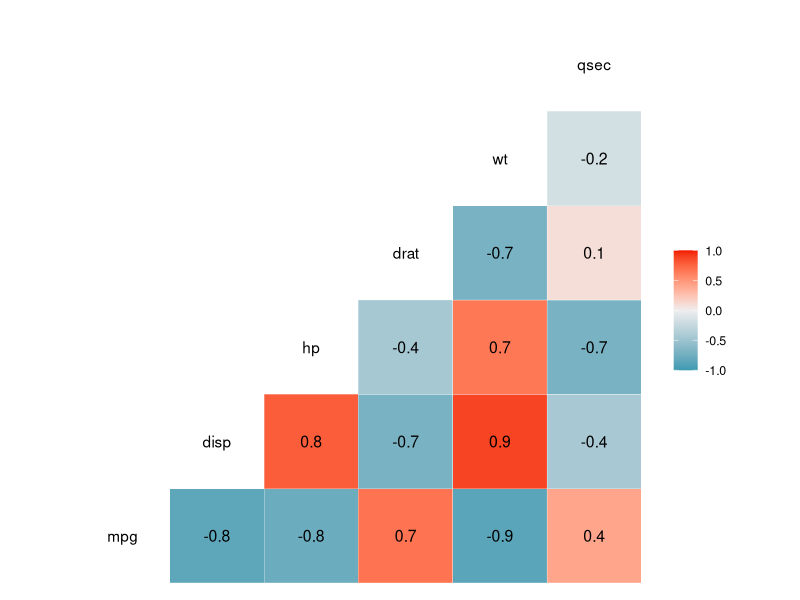
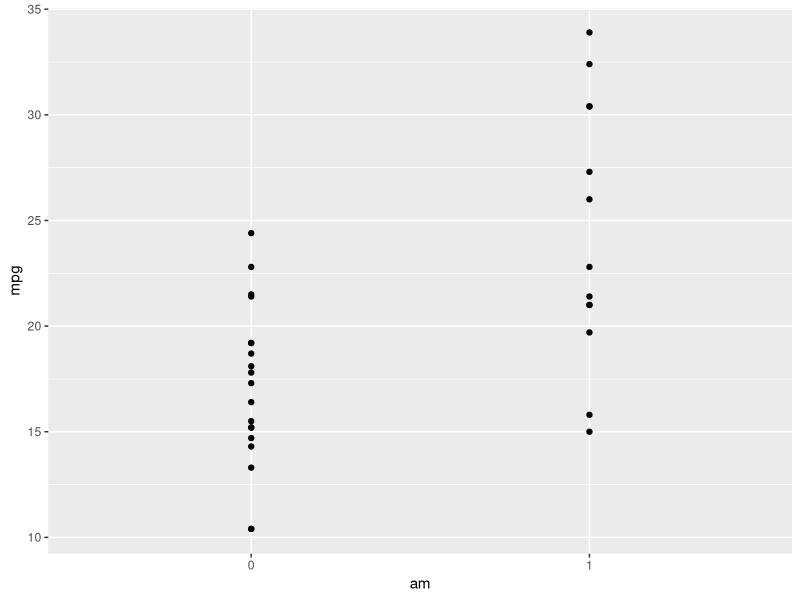
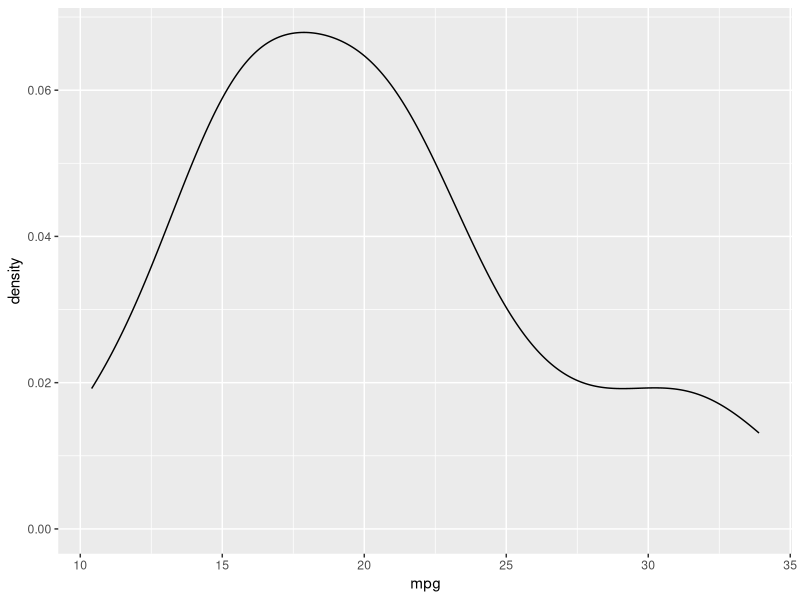
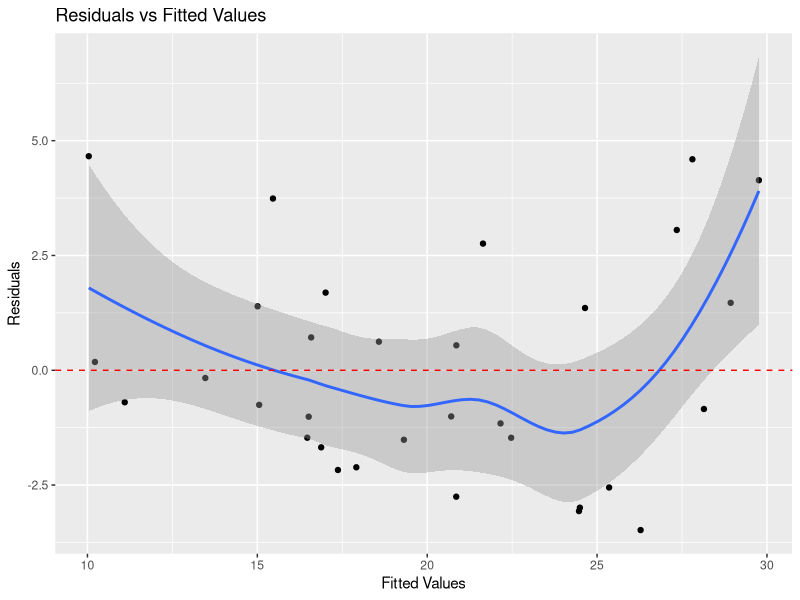
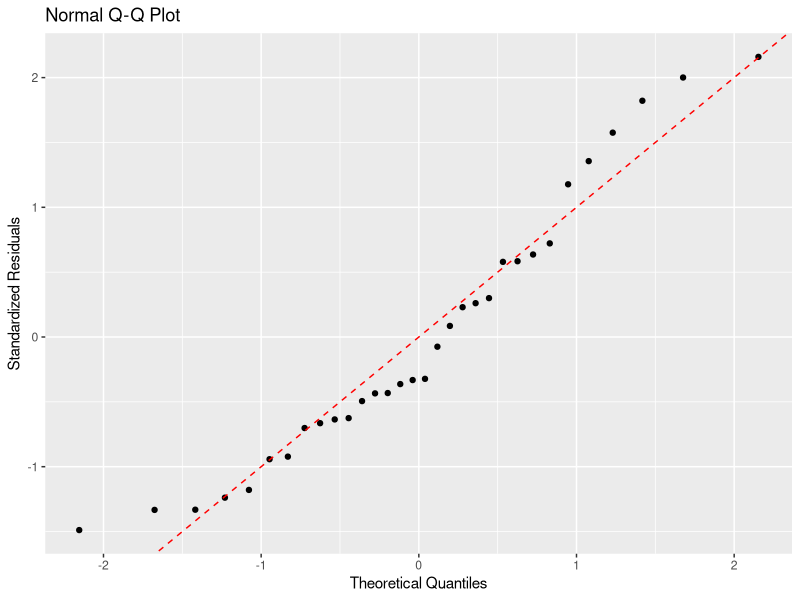
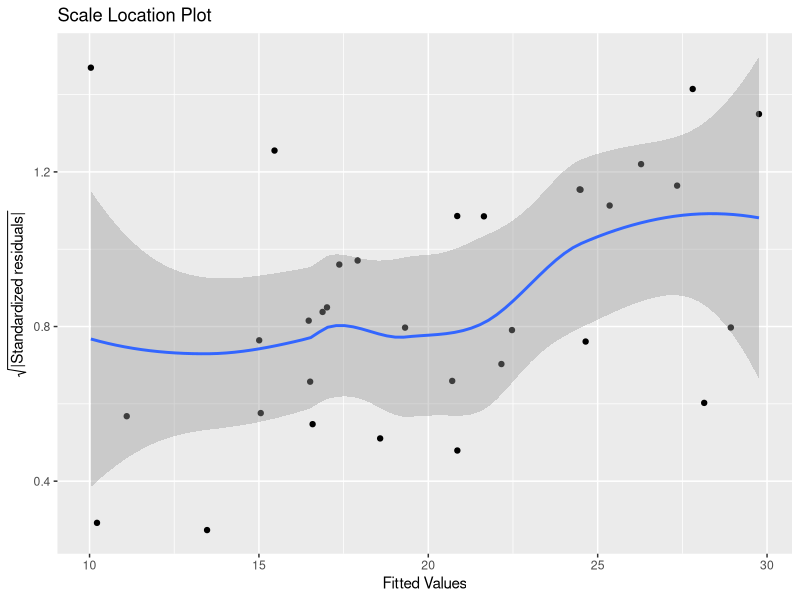
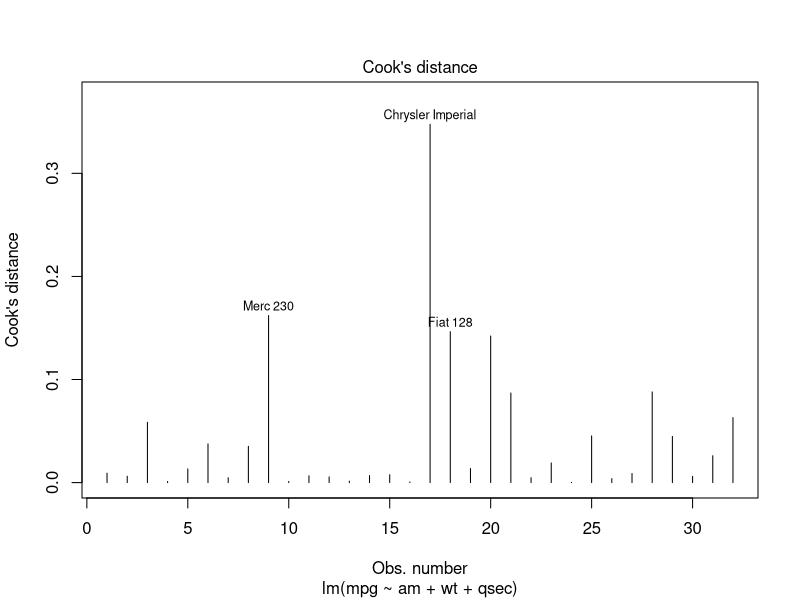
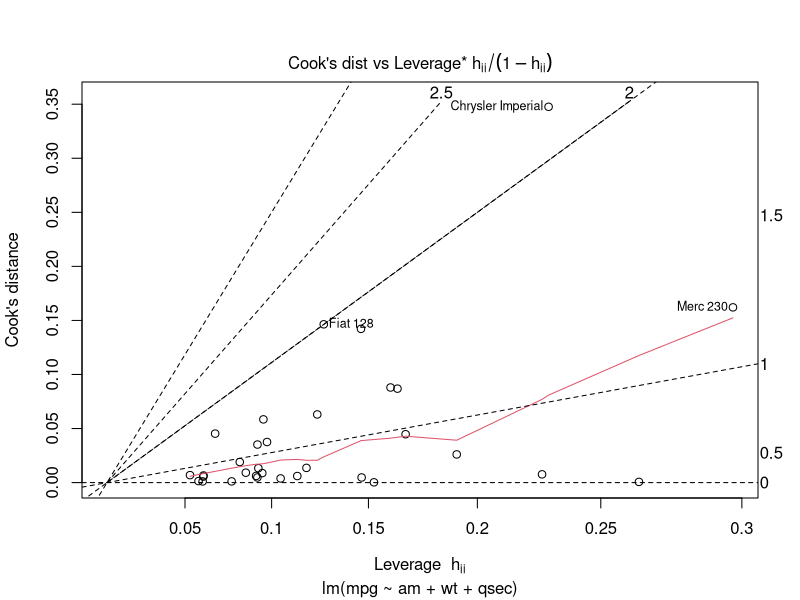

These figures' R source, in order:
##############################################################
# 1) Reading Data, Pre-Processing, and Exploratory Analysis
##############################################################

# Load all necessary R packages into current session
library(ggplot2)
library(dplyr)
library(GGally)
library(car)

# Read data into R
data("mtcars")

# Take a look at the data
head(mtcars)
?mtcars
summary(mtcars)
str(mtcars)
# It seems like vs & am are binary factor variables
# cyl, gear, & carb are multi level factor variables

# Convert to factor variables
mtcars$vs <- as.factor(mtcars$vs)
mtcars$am <- as.factor(mtcars$am)

# Check that the changers took hold
str(mtcars)

# Get correlation matrix of the continuous variables
mtcars[, c(1, 3:7)] %>% 
        ggcorr(label = T)

# Plot mpg vs am
ggplot(mtcars,
       aes(x = am,
           y = mpg)) +
        geom_point()

# Look at the mean mpg for cars with/without automatic 
mtcars %>% group_by(am) %>%
        summarize(mean = mean(mpg))

# Check to see if mpg is normally distributed
ggplot(mtcars, aes(mpg)) +
        geom_density()

# Preliminary model fit: mpg ~ am
fit <- lm(mpg ~ am, mtcars)

# Take a look at the model/coefficients
summary(fit)

# At first glance it may seem manual transmission is associated with a 7.245
# increase in mpg, and this is significant with p-value = 0.000285

##############################################################
# 2) Regression Model Selection
##############################################################

# fit regression model with all regressors 
# We will use a backwards elimination method to improve the model by eliminating
# variables with high p-value
fit_all <- lm(mpg ~ ., mtcars)
summary(fit_all)

fit2 <- lm(mpg ~ . - cyl, mtcars)
summary(fit2)

fit3 <- lm(mpg ~ . - cyl - vs, mtcars)
summary(fit3)

fit4 <- lm(mpg ~ . - cyl - vs - carb, mtcars)
summary(fit4)

fit5 <- lm(mpg ~ . - cyl - vs - carb - gear, mtcars)
summary(fit5)

fit6 <- lm(mpg ~ . - cyl - vs - carb - gear - drat, mtcars)
summary(fit6)

fit7 <- lm(mpg ~ . - cyl - vs - carb - gear - drat - disp, mtcars)
summary(fit7)
# all models have been improving adjusted R-squared over previous models, except
# fit7
fit8 <- lm(mpg ~ . - cyl - vs - carb - gear - drat - disp - hp, mtcars)
summary(fit8)
# fit8 also got slightly worse, but the remaining regressors had coefficients 
# that became more significant. 
# some combo of am, wt, qseq, plus disp and hp produce the best fitting model

fit_wtqsec <- lm(mpg ~ am + wt + qsec, mtcars)
summary(fit_wtqsec)
fit_wtqsechp <- lm(mpg ~ am + wt + qsec + hp, mtcars)
summary(fit_wtqsechp)
fit_wtqsecdisp <- lm(mpg ~ am + wt + qsec + disp, mtcars)
summary(fit_wtqsecdisp)
fit_wtqsechpdisp <- lm(mpg ~ am + wt + qsec + hp + disp, mtcars)
summary(fit_wtqsechpdisp)

# we will do some ANOVA to compare the four models above
fit_wt <- lm(mpg ~ am + wt, mtcars)
anova(fit, fit_wt, fit_wtqsec, fit_wtqsechp, fit_wtqsechpdisp)
anova(fit, fit_wt, fit_wtqsec, fit_wtqsecdisp, fit_wtqsechpdisp)

# look at variance inflation factor
sqrt(vif(fit_wtqsec))
sqrt(vif(fit_wtqsechp))
sqrt(vif(fit_wtqsecdisp))
sqrt(vif(fit_wtqsechpdisp))

# ANOVA seems to indicate there is not a statistically significant difference 
# between fit_wtqsec and other models which include hp and disp as regressors
# Therefore we choose to include only am, wt, and qsec in our regression model
fit_final <- lm(mpg ~ am + wt + qsec, mtcars)
summary(fit_final)

##############################################################
# 3) Diagnostics
##############################################################

# We'll do some diagnostics plots looking for any patterns with GGplot2
# Residuals vs fitted values
ggplot(fit_final,
       aes(x = .fitted, y = .resid)) +
        geom_point() +
        geom_smooth() + 
        geom_hline(yintercept = 0,
                   col = "red",
                   linetype = "dashed") +
        labs(title = "Residuals vs Fitted Values",
             x = "Fitted Values",
             y = "Residuals")

# Normal QQ plot
ggplot(fit_final) +
        geom_qq(aes(sample = .stdresid)) +
        geom_abline(intercept = 0, slope = 1, 
                    linetype = "dashed", col = "red") +
        labs(title = "Normal Q-Q Plot",
             x = "Theoretical Quantiles",
             y = "Standardized Residuals") 

# Scale location plot
ggplot(fit_final,
       aes(y = sqrt(abs(.stdresid)),
           x = .fitted)) + 
        geom_point() +
        geom_smooth() +
        labs(title = "Scale Location Plot",
             x = "Fitted Values",
             y = expression(sqrt("|Standardized residuals|")))


# same plots using base R
# par(mfrow = c(3, 2))
# plot(fit_final) 
plot(fit_final, which = 4)
plot(fit_final, which = 6)


##############################################################
# 4) Inference
##############################################################
summary(fit_final)$coef
confint(fit_final)

# We expect on average, cars with manual transmission to get 2.94 mpg more than
# cars with automatic transmission, while holding other regressors fixed.
# Our estimate is statistically significant for alpha = 0.05, and has a 
# p-value of 0.0467. 
# We can construct a 95% confidence interval and see that we are 95% confident 
# that our estimate of the increase in mpg in manual transmission cars lies 
# between 0.0457 and 5.823.
# Therefore we conclude that manual transmission is associated with better mpg
